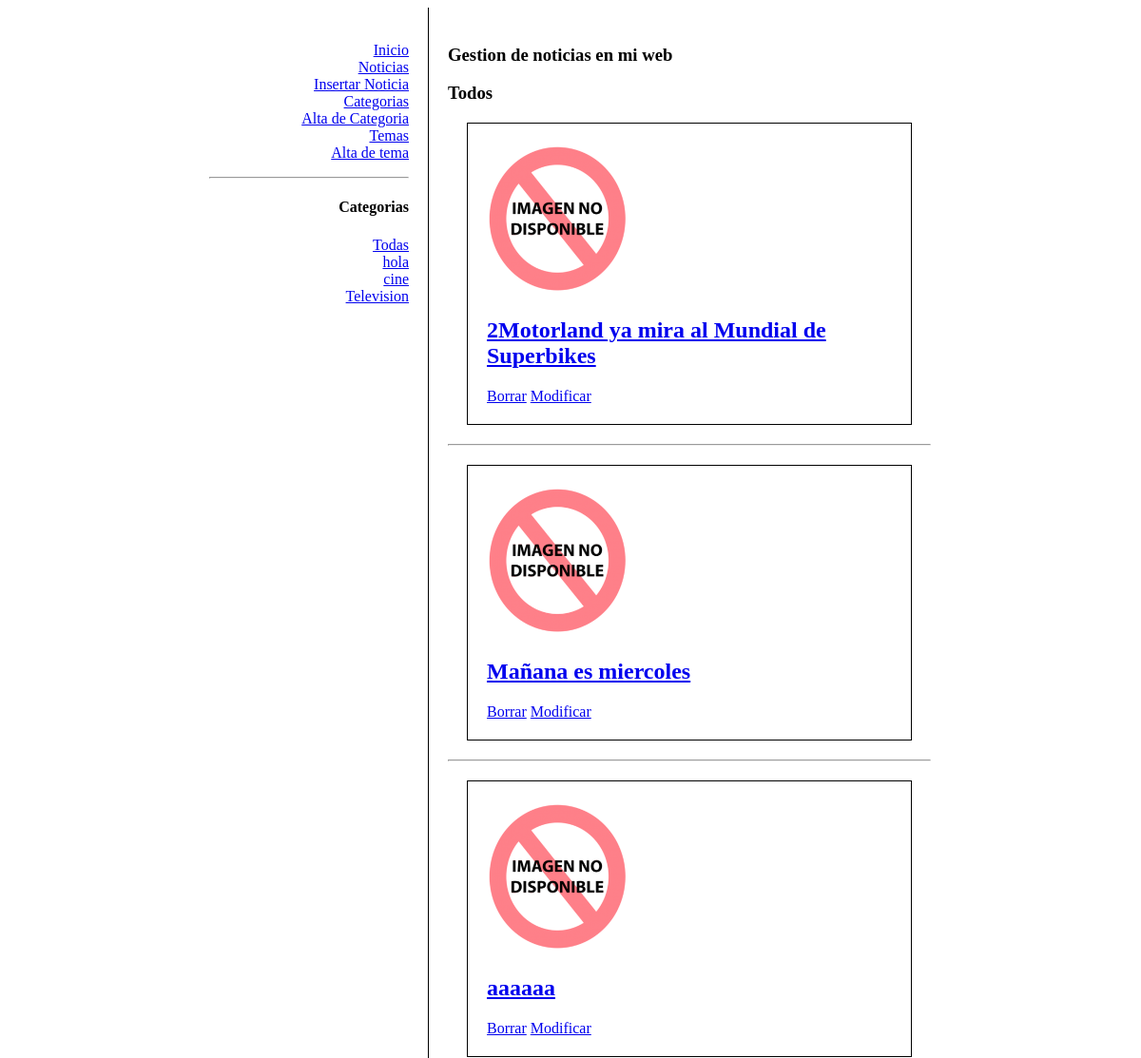
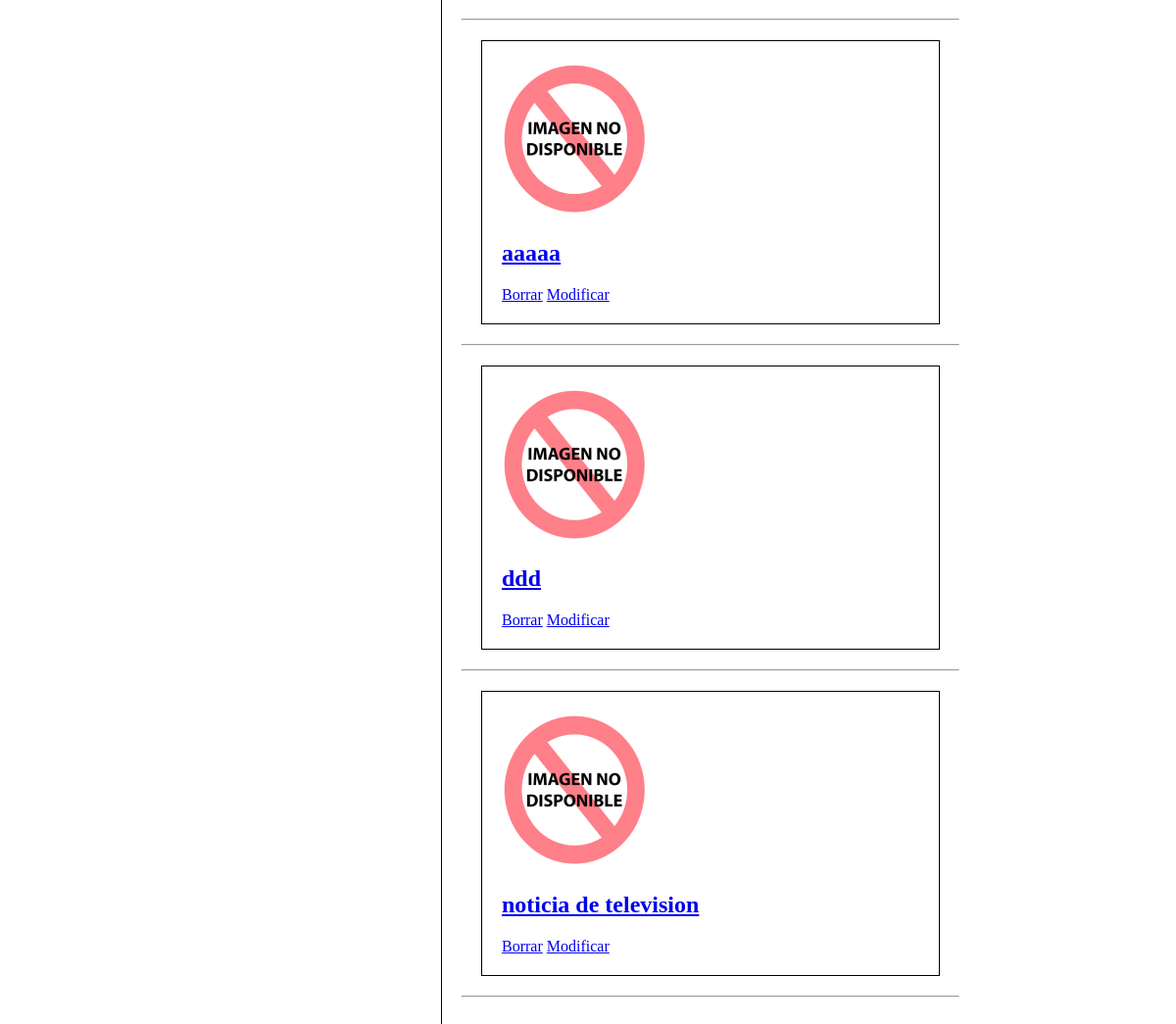
The page / on the database its author committed (2 pictures, top to bottom).
### tables this page shows
CREATE TABLE IF NOT EXISTS `categorias` (
  `id` int(11) NOT NULL AUTO_INCREMENT,
  `nombre` varchar(200) NOT NULL,
  PRIMARY KEY (`id`)
);

CREATE TABLE IF NOT EXISTS `posts` (
  `id` int(11) NOT NULL AUTO_INCREMENT,
  `titulo` varchar(150) NOT NULL,
  `contenido` text NOT NULL,
  `autor` varchar(50) NOT NULL,
  `imagen` varchar(50) NOT NULL,
  `fecha` date NOT NULL,
  `idCat` int(11) NOT NULL,
  PRIMARY KEY (`id`)
);

### paginas/noticias.php (the view, shortened to what this page needs)
<h1>Gestion de noticias en mi web</h1>
<?php
if(isset($_GET['accion'])){
	$accion=$_GET['accion'];
}else{
	$accion='listado';
}
switch($accion){
	case 'listado':
		if(isset($_GET['idCat'])){
			$sql="SELECT * FROM posts WHERE idCat=".$_GET['idCat'];
			$sqlCat="SELECT * FROM categorias WHERE id=".$_GET['idCat'];
			$consultaCat=mysqli_query($conexion, $sqlCat);
			$rCat=mysqli_fetch_array($consultaCat);
			echo '<h3>'.$rCat['nombre'].'</h3>';
		}else{
			$sql="SELECT * FROM posts";
			echo '<h3>Todos</h3>';
		}
		$consulta=mysqli_query($conexion, $sql);
		while($r=mysqli_fetch_array($consulta)){
			?>
			<article class="post">
				<header>
					<?php
					if(strlen($r['imagen'])>0){
						$imagen=$r['imagen'];
					}else{
						$imagen='nodisponible.png';
					}
					?>
					<img src="img/<?php echo $imagen;?>" width="150">
					<h2>
						<a href="index.php?p=noticias.php&accion=ver&id=<?php echo $r['id']; ?>">
							<?php echo $r['titulo']; ?>
						</a>
					</h2>
				</header>
				<a href="index.php?p=noticias.php&accion=borrar&id=<?php echo $r['id'];?>" onClick="if(!confirm('Estas seguro?')){return false;};">Borrar</a>
				<a href="index.php?p=noticias.php&accion=modificar&id=<?php echo $r['id'];?>">Modificar</a>
			</article>
			<hr>
			<?php
		}
		break;
		?>
		<?php
}
?>

### index.php (shortened to what this page needs)
<?php
require('includes/conexion.php');
if(isset($_GET['p'])){
	$p=$_GET['p'];
}else{
	$p='noticias.php';
}
?>
<!DOCTYPE html>
<html lang="en">
<head>
	<link rel="stylesheet" href="css/estilos.css">
</head>
<body>
	<section id="contenedor">
		<nav id="menu">
			<?php include('includes/menu.php'); ?>
			<hr>
			<?php include('includes/menuCategorias.php'); ?>
		</nav>
		<section id="contenido">
			<?php include('paginas/'.$p); ?>
		</section>
	</section>
</body>
</html>

### includes/menu.php
<ul>
	<li><a href="index.php">Inicio</a></li>
	<li><a href="index.php?p=noticias.php">Noticias</a></li>
	<li><a href="index.php?p=noticias.php&accion=insertar">Insertar Noticia</a></li>
	<li><a href="index.php?p=categorias.php">Categorias</a></li>
	<li><a href="index.php?p=categorias.php&accion=insertar">Alta de Categoria</a></li>
	<li><a href="index.php?p=temas.php">Temas</a></li>
	<li><a href="index.php?p=temas.php&accion=insertar">Alta de tema</a></li>
</ul>

### includes/menuCategorias.php
<h4>Categorias</h4>
<a href="index.php?p=noticias.php&accion=listado">Todas</a><br>
<?php
$sql="SELECT * FROM categorias";
$consulta=mysqli_query($conexion, $sql);
while($r=mysqli_fetch_array($consulta)){
	?>
	<a href="index.php?p=noticias.php&accion=listado&idCat=<?php echo $r['id'];?>"><?php echo $r['nombre'];?></a><br>
	<?php
}
?>

### css/estilos.css (style rules this page uses)
body { text-align: center; }
#contenedor { text-align: left; width: 800px; margin: 0px auto; }
#menu { width: 210px; padding: 20px; float:left; text-align: right; }
#menu li { list-style: none; }
#contenido { width: 508px; padding: 20px; float:left; border-left: 1px solid black; }
#contenido .post { border: 1px solid black; padding: 20px; margin: 20px; }

### rows shown on the page
categorias: nombre "hola"
categorias: nombre "cine"
categorias: nombre "Television"
posts: titulo "2Motorland ya mira al Mundial de Superbikes"
posts: titulo "Mañana es miercoles"
posts: titulo "aaaaaa"
posts: titulo "aaaaa"
posts: titulo "ddd"
posts: titulo "noticia de television"
